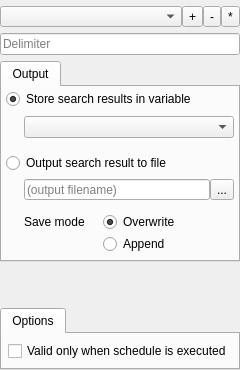
          <widget class="QWidget" name="search">
           <attribute name="icon">
            <iconset resource="../../res/resources.qrc">
             <normaloff>:/default_icons/search.png</normaloff>:/default_icons/search.png</iconset>
           </attribute>
           <attribute name="title">
            <string>FileSearch</string>
           </attribute>
           <layout class="QVBoxLayout" name="verticalLayout_11">
            <property name="leftMargin">
             <number>0</number>
            </property>
            <property name="topMargin">
             <number>6</number>
            </property>
            <property name="rightMargin">
             <number>0</number>
            </property>
            <property name="bottomMargin">
             <number>0</number>
            </property>
            <item>
             <widget class="QFrame" name="frame">
              <property name="sizePolicy">
               <sizepolicy hsizetype="Preferred" vsizetype="Preferred">
                <horstretch>0</horstretch>
                <verstretch>0</verstretch>
               </sizepolicy>
              </property>
              <property name="frameShape">
               <enum>QFrame::NoFrame</enum>
              </property>
              <property name="frameShadow">
               <enum>QFrame::Raised</enum>
              </property>
              <layout class="QHBoxLayout" name="horizontalLayout_2">
               <property name="spacing">
                <number>0</number>
               </property>
               <property name="leftMargin">
                <number>0</number>
               </property>
               <property name="topMargin">
                <number>0</number>
               </property>
               <property name="rightMargin">
                <number>0</number>
               </property>
               <property name="bottomMargin">
                <number>0</number>
               </property>
               <item>
                <widget class="SearchComboBox" name="searchComboBox">
                 <property name="minimumSize">
                  <size>
                   <width>0</width>
                   <height>19</height>
                  </size>
                 </property>
                 <property name="currentText">
                  <string/>
                 </property>
                </widget>
               </item>
               <item>
                <widget class="QToolButton" name="searchAddButton">
                 <property name="text">
                  <string>+</string>
                 </property>
                 <property name="icon">
                  <iconset resource="../../res/resources.qrc">
                   <normaloff>:/default_icons/add.png</normaloff>:/default_icons/add.png</iconset>
                 </property>
                </widget>
               </item>
               <item>
                <widget class="QToolButton" name="searchDeleteButton">
                 <property name="text">
                  <string>-</string>
                 </property>
                 <property name="icon">
                  <iconset resource="../../res/resources.qrc">
                   <normaloff>:/default_icons/remove.png</normaloff>:/default_icons/remove.png</iconset>
                 </property>
                </widget>
               </item>
               <item>
                <widget class="QToolButton" name="searchEditButton">
                 <property name="text">
                  <string>*</string>
                 </property>
                 <property name="icon">
                  <iconset resource="../../res/resources.qrc">
                   <normaloff>:/default_icons/edit.png</normaloff>:/default_icons/edit.png</iconset>
                 </property>
                </widget>
               </item>
              </layout>
             </widget>
            </item>
            <item>
             <widget class="QFrame" name="frame_2">
              <property name="frameShape">
               <enum>QFrame::NoFrame</enum>
              </property>
              <property name="frameShadow">
               <enum>QFrame::Raised</enum>
              </property>
              <layout class="QVBoxLayout" name="verticalLayout_20">
               <property name="leftMargin">
                <number>0</number>
               </property>
               <property name="topMargin">
                <number>0</number>
               </property>
               <property name="rightMargin">
                <number>0</number>
               </property>
               <property name="bottomMargin">
                <number>0</number>
               </property>
               <item>
                <widget class="QLineEdit" name="separatorLineEdit">
                 <property name="minimumSize">
                  <size>
                   <width>0</width>
                   <height>19</height>
                  </size>
                 </property>
                 <property name="placeholderText">
                  <string>Delimiter</string>
                 </property>
                </widget>
               </item>
              </layout>
             </widget>
            </item>
            <item>
             <widget class="QTabWidget" name="SearchOutput">
              <property name="sizePolicy">
               <sizepolicy hsizetype="Preferred" vsizetype="Preferred">
                <horstretch>0</horstretch>
                <verstretch>0</verstretch>
               </sizepolicy>
              </property>
              <widget class="QWidget" name="SearchOutputPage">
               <attribute name="title">
                <string>Output</string>
               </attribute>
               <layout class="QVBoxLayout" name="verticalLayout_4">
                <property name="leftMargin">
                 <number>4</number>
                </property>
                <property name="topMargin">
                 <number>2</number>
                </property>
                <property name="rightMargin">
                 <number>4</number>
                </property>
                <property name="bottomMargin">
                 <number>2</number>
                </property>
                <item>
                 <widget class="QRadioButton" name="variRadioButton">
                  <property name="text">
                   <string>Store search results in variable</string>
                  </property>
                  <property name="checked">
                   <bool>true</bool>
                  </property>
                  <attribute name="buttonGroup">
                   <string notr="true">searchButtonGroup</string>
                  </attribute>
                 </widget>
                </item>
                <item>
                 <widget class="QFrame" name="frame_5">
                  <property name="sizePolicy">
                   <sizepolicy hsizetype="Preferred" vsizetype="Preferred">
                    <horstretch>0</horstretch>
                    <verstretch>0</verstretch>
                   </sizepolicy>
                  </property>
                  <property name="frameShape">
                   <enum>QFrame::NoFrame</enum>
                  </property>
                  <property name="frameShadow">
                   <enum>QFrame::Raised</enum>
                  </property>
                  <layout class="QHBoxLayout" name="horizontalLayout_11">
                   <property name="leftMargin">
                    <number>18</number>
                   </property>
                   <property name="topMargin">
                    <number>0</number>
                   </property>
                   <property name="rightMargin">
                    <number>0</number>
                   </property>
                   <property name="bottomMargin">
                    <number>0</number>
                   </property>
                   <item>
                    <widget class="VariantComboBox" name="localVariantComboBox">
                     <property name="minimumSize">
                      <size>
                       <width>0</width>
                       <height>19</height>
                      </size>
                     </property>
                     <property name="toolTip">
                      <string>variable name</string>
                     </property>
                     <property name="editable">
                      <bool>false</bool>
                     </property>
                     <property name="currentText">
                      <string/>
                     </property>
                    </widget>
                   </item>
                  </layout>
                 </widget>
                </item>
                <item>
                 <spacer name="verticalSpacer_5">
                  <property name="orientation">
                   <enum>Qt::Vertical</enum>
                  </property>
                  <property name="sizeType">
                   <enum>QSizePolicy::Fixed</enum>
                  </property>
                  <property name="sizeHint" stdset="0">
                   <size>
                    <width>20</width>
                    <height>8</height>
                   </size>
                  </property>
                 </spacer>
                </item>
                <item>
                 <widget class="QRadioButton" name="fileRadioButton">
                  <property name="sizePolicy">
                   <sizepolicy hsizetype="Preferred" vsizetype="Fixed">
                    <horstretch>0</horstretch>
                    <verstretch>0</verstretch>
                   </sizepolicy>
                  </property>
                  <property name="text">
                   <string>Output search result to file</string>
                  </property>
                  <attribute name="buttonGroup">
                   <string notr="true">searchButtonGroup</string>
                  </attribute>
                 </widget>
                </item>
                <item>
                 <widget class="QFrame" name="frame_6">
                  <property name="sizePolicy">
                   <sizepolicy hsizetype="Preferred" vsizetype="Fixed">
                    <horstretch>0</horstretch>
                    <verstretch>0</verstretch>
                   </sizepolicy>
                  </property>
                  <property name="frameShape">
                   <enum>QFrame::NoFrame</enum>
                  </property>
                  <property name="frameShadow">
                   <enum>QFrame::Raised</enum>
                  </property>
                  <layout class="QHBoxLayout" name="horizontalLayout_10">
                   <property name="spacing">
                    <number>0</number>
                   </property>
                   <property name="leftMargin">
                    <number>18</number>
                   </property>
                   <property name="topMargin">
                    <number>0</number>
                   </property>
                   <property name="rightMargin">
                    <number>0</number>
                   </property>
                   <property name="bottomMargin">
                    <number>6</number>
                   </property>
                   <item>
                    <widget class="QLineEdit" name="outputLineEdit">
                     <property name="minimumSize">
                      <size>
                       <width>0</width>
                       <height>19</height>
                      </size>
                     </property>
                     <property name="placeholderText">
                      <string>(output filename)</string>
                     </property>
                    </widget>
                   </item>
                   <item>
                    <widget class="QToolButton" name="openToolButton">
                     <property name="text">
                      <string>...</string>
                     </property>
                     <property name="icon">
                      <iconset resource="../../res/resources.qrc">
                       <normaloff>:/default_icons/folder.png</normaloff>:/default_icons/folder.png</iconset>
                     </property>
                    </widget>
                   </item>
                  </layout>
                 </widget>
                </item>
                <item>
                 <widget class="QFrame" name="frame_7">
                  <property name="frameShape">
                   <enum>QFrame::NoFrame</enum>
                  </property>
                  <property name="frameShadow">
                   <enum>QFrame::Raised</enum>
                  </property>
                  <layout class="QFormLayout" name="formLayout">
                   <property name="horizontalSpacing">
                    <number>18</number>
                   </property>
                   <property name="verticalSpacing">
                    <number>2</number>
                   </property>
                   <property name="leftMargin">
                    <number>18</number>
                   </property>
                   <property name="topMargin">
                    <number>0</number>
                   </property>
                   <property name="rightMargin">
                    <number>0</number>
                   </property>
                   <property name="bottomMargin">
                    <number>4</number>
                   </property>
                   <item row="0" column="0">
                    <widget class="QLabel" name="label_4">
                     <property name="text">
                      <string>Save mode</string>
                     </property>
                    </widget>
                   </item>
                   <item row="0" column="1">
                    <widget class="QRadioButton" name="fileOverWriteRadioButton">
                     <property name="text">
                      <string>Overwrite</string>
                     </property>
                     <property name="checked">
                      <bool>true</bool>
                     </property>
                    </widget>
                   </item>
                   <item row="1" column="1">
                    <widget class="QRadioButton" name="fileAppendRadioButton">
                     <property name="text">
                      <string>Append</string>
                     </property>
                    </widget>
                   </item>
                  </layout>
                 </widget>
                </item>
               </layout>
              </widget>
             </widget>
            </item>
            <item>
             <spacer name="verticalSpacer_2">
              <property name="orientation">
               <enum>Qt::Vertical</enum>
              </property>
              <property name="sizeHint" stdset="0">
               <size>
                <width>20</width>
                <height>40</height>
               </size>
              </property>
             </spacer>
            </item>
            <item>
             <widget class="QTabWidget" name="FileSearchOptions">
              <property name="sizePolicy">
               <sizepolicy hsizetype="Expanding" vsizetype="Minimum">
                <horstretch>0</horstretch>
                <verstretch>0</verstretch>
               </sizepolicy>
              </property>
              <widget class="QWidget" name="FileSearchOptionsPage">
               <attribute name="title">
                <string>Options</string>
               </attribute>
               <layout class="QVBoxLayout" name="verticalLayout_14">
                <property name="leftMargin">
                 <number>6</number>
                </property>
                <property name="topMargin">
                 <number>6</number>
                </property>
                <property name="rightMargin">
                 <number>6</number>
                </property>
                <property name="bottomMargin">
                 <number>6</number>
                </property>
                <item>
                 <widget class="QCheckBox" name="autoOnlyCheckBox_2">
                  <property name="sizePolicy">
                   <sizepolicy hsizetype="Preferred" vsizetype="Fixed">
                    <horstretch>0</horstretch>
                    <verstretch>0</verstretch>
                   </sizepolicy>
                  </property>
                  <property name="layoutDirection">
                   <enum>Qt::LeftToRight</enum>
                  </property>
                  <property name="text">
                   <string>Valid only when schedule is executed</string>
                  </property>
                 </widget>
                </item>
               </layout>
              </widget>
             </widget>
            </item>
           </layout>
          </widget>
